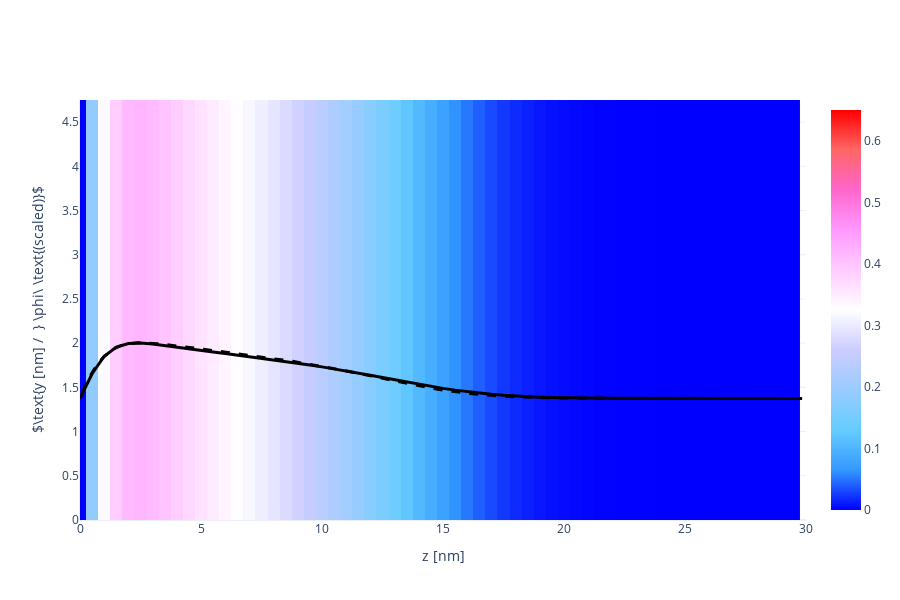

Here is the notebook cell this chart was saved with:
### Code cell
X, Y, Z = np.array(phAr.iloc[:,0]), np.array(phAr.iloc[:,1]), np.array(phAr.iloc[:,2])
vol = np.array(phAr.iloc[:,3])

Lz_max = 30
vol = vol[Z < Lz_max]
X = X[Z < Lz_max]
Y = Y[Z < Lz_max]
Z = Z[Z < Lz_max]

Nz_new = int(len(Z)/Nx/Ny)
x = [X[i*Ny*Nz_new] for i in range(Nx)]
y = [Y[j*Nz_new]    for j in range(Ny)]
z = [Z[k]           for k in range(Nz_new)]

xslice = 10
islice = int(xslice*(x[1]-x[0]))
vol = np.array([vol[(islice*Ny+j)*Nz_new+k] for j in range(Ny) for k in range(Nz_new)]).reshape(Ny, Nz_new)

import plotly.graph_objects as go
heatmap = go.Heatmap(
            x=z, y=y, z=vol,
            zmin = 0.0, zmax = 0.65,
            colorscale= 'Picnic'
          )
scatter = go.Scatter(
            x = z,
            y = 1.5*vol[int(Ny/2), :] + max(y)/2-1,
            line = dict(color='black', width=3)
          )

fname = GIT+'ph_a030x075_1D.dat'
df = pd.read_csv(fname, sep="\s+", skiprows=0)
a000x075_1d = pd.DataFrame([df.iloc[:,0], df.iloc[:,1]], index=['z', 'pha']).T

reference = go.Scatter(
                x = a000x075_1d.z,
                y = 1.5*a000x075_1d.pha + max(y)/2-1,
                line = dict(color='black', width=3, dash='dash')
            )

layout = go.Layout( xaxis_range = [0, Lz_max], yaxis_range = [0, y[-1]],
                    yaxis_title = r'$\text{y [nm] /  } \phi\ \text{(scaled)}$', xaxis_title = 'z [nm]',
                    scene_xaxis_showticklabels=True,
                    scene_yaxis_showticklabels=True,
                    scene_zaxis_showticklabels=True,
                    showlegend = False,
                    template='plotly_white', width=900, height=600)
fig = go.Figure(data = [heatmap, scatter, reference], layout = layout)
fig.show()

### Figure 1 — Plotly figure (JSON) as saved in the notebook; plotly's stock layout.template omitted (floating-point values rounded to 4 significant figures; data arrays with more than 128 entries replaced by an {"elided": "..."} marker saying what was removed)
{"data": [{"colorscale": [[0, "rgb(0,0,255)"], [0.1, "rgb(51,153,255)"], [0.2, "rgb(102,204,255)"], [0.3, "rgb(153,204,255)"], [0.4, "rgb(204,204,255)"], [0.5, "rgb(255,255,255)"], [0.6, "rgb(255,204,255)"], [0.7, "rgb(255,153,255)"], [0.8, "rgb(255,102,204)"], [0.9, "rgb(255,102,102)"], [1, "rgb(255,0,0)"]], "type": "heatmap", "x": [0, 0.5, 1, 1.5, 2, 2.5, 3, 3.5, 4, 4.5, 5, 5.5, 6, 6.5, 7, 7.5, 8, 8.5, 9, 9.5, 10, 10.5, 11, 11.5, 12, 12.5, 13, 13.5, 14, 14.5, 15, 15.5, 16, 16.5, 17, 17.5, 18, 18.5, 19, 19.5, 20, 20.5, 21, 21.5, 22, 22.5, 23, 23.5, 24, 24.5, 25, 25.5, 26, 26.5, 27, 27.5, 28, 28.5, 29, 29.5], "y": [0, 0.25, 0.5, 0.75, 1, 1.25, 1.5, 1.75, 2, 2.25, 2.5, 2.75, 3, 3.25, 3.5, 3.75, 4, 4.25, 4.5, 4.75], "z": {"elided": "20x60 float values"}, "zmax": 0.65, "zmin": 0}, {"line": {"color": "black", "width": 3}, "type": "scatter", "x": [0, 0.5, 1, 1.5, 2, 2.5, 3, 3.5, 4, 4.5, 5, 5.5, 6, 6.5, 7, 7.5, 8, 8.5, 9, 9.5, 10, 10.5, 11, 11.5, 12, 12.5, 13, 13.5, 14, 14.5, 15, 15.5, 16, 16.5, 17, 17.5, 18, 18.5, 19, 19.5, 20, 20.5, 21, 21.5, 22, 22.5, 23, 23.5, 24, 24.5, 25, 25.5, 26, 26.5, 27, 27.5, 28, 28.5, 29, 29.5], "y": [1.375, 1.654, 1.852, 1.956, 1.996, 2.002, 1.992, 1.975, 1.956, 1.937, 1.919, 1.901, 1.883, 1.866, 1.848, 1.83, 1.812, 1.793, 1.774, 1.753, 1.732, 1.709, 1.686, 1.662, 1.636, 1.611, 1.585, 1.559, 1.534, 1.511, 1.489, 1.469, 1.451, 1.435, 1.422, 1.411, 1.402, 1.395, 1.39, 1.385, 1.382, 1.38, 1.378, 1.377, 1.376, 1.376, 1.376, 1.375, 1.375, 1.375, 1.375, 1.375, 1.375, 1.375, 1.375, 1.375, 1.375, 1.375, 1.375, 1.375]}, {"line": {"color": "black", "dash": "dash", "width": 3}, "type": "scatter", "x": {"elided": "440 float values"}, "y": {"elided": "440 float values"}}], "layout": {"height": 600, "scene": {"xaxis": {"showticklabels": true}, "yaxis": {"showticklabels": true}, "zaxis": {"showticklabels": true}}, "showlegend": false, "width": 900, "xaxis": {"range": [0, 30], "title": {"text": "z [nm]"}, "type": "linear"}, "yaxis": {"range": [0, 4.75], "title": {"text": "$\\text{y [nm] /  } \\phi\\ \\text{(scaled)}$"}, "type": "linear"}}}
